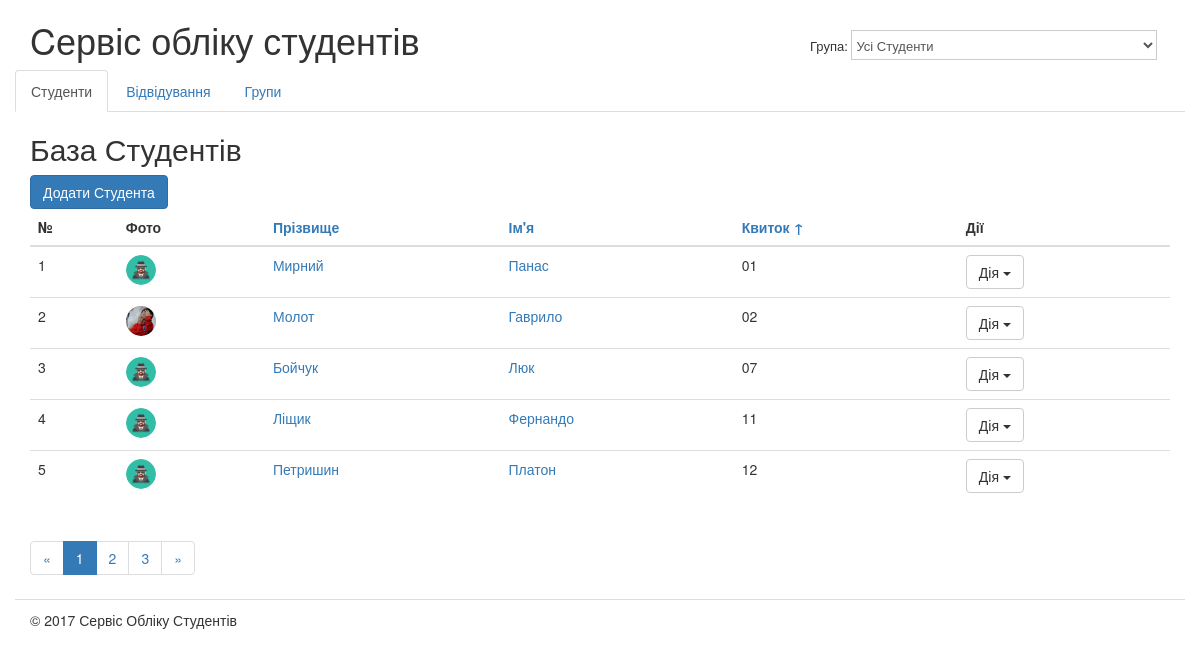
Screenshot of /?order_by=ticket with the database file from the repository.
### studentsdb/students/models.py (models this page shows, shortened)
class Student(models.Model):
    class Meta(object):
        verbose_name = u"Студент"
        verbose_name_plural = u"Студенти"
    first_name = models.CharField(
        max_length=256,
        blank=False,
        verbose_name=u"Ім'я")
    last_name = models.CharField(
        max_length=256,
        blank=False,
        verbose_name=u"Прізвище")
    middle_name = models.CharField(
        max_length=256,
        blank=True,
        verbose_name=u"По - батькові",
        default='')
    student_group = models.ForeignKey('Group',
        verbose_name=u'Група',
        blank=False,
        null=True,
        on_delete=models.PROTECT)
    birthday = models.DateField(
        blank=False,
        verbose_name=u"Дата народження",
        null = True)
    photo = models.ImageField(
        blank=True,
        verbose_name=u"Фото",
        null = True)
    ticket = models.CharField(
        max_length=256,
        blank=False,
        verbose_name=u"Квиток")
    notes = models.TextField(
        blank=True,
        verbose_name=u"Додаткові нотатки")

### studentsdb/students/views.py (the view)
# urls.py: url(r'^$', views.students_list, name='home'),
def students_list(request):
    students = Student.objects.all()
    order_by = request.GET.get('order_by', 'last_name')
    if order_by in ('last_name', 'first_name', 'ticket'):
        students = students.order_by(order_by)
        if request.GET.get('reverse', '') == '1':
            students = students.reverse()
    paginator = Paginator(students, 5)
    page = request.GET.get('page')
    try:
        students = paginator.page(page)
    except PageNotAnInteger:
        students = paginator.page(1)
    except EmptyPage:
        students = paginator.page(paginator.num_pages)
    return render(request, 'students/students_list.html',
                  {'students': students})

### studentsdb/studentsdb/context_processors.py (called while the page is built)
def students_proc(request):
    return {'PORTAL_URL': PORTAL_URL}

### studentsdb/students/templates/students/students_list.html (shortened to what this page needs)
{% extends "students/base.html" %}
{% load static from staticfiles %}
{% block title %}База Студентів{% endblock title %}
{% block content %}
    <a href="{% url "students_add" %}" class="btn btn-primary">Додати Студента</a>
    <table class="table">
        {% with order_by=request.GET.order_by reverse=request.GET.reverse %}
        <thead>
        <tr>
            <th>№</th>
            <th>Фото</th>
            <th>
                <a href="{% url "home" %}?order_by=last_name{% if order_by == 'last_name' and reverse != '1' %}&amp;reverse=1{% endif %}">
                    Прізвище
                </a>
            </th>
            <th>
                <a href="{% url "home" %}?order_by=first_name{% if order_by == 'first_name' and reverse != '1' %}&amp;reverse=1{% endif %}">
                    Ім'я
                </a>
            </th>
            <th>
                <a href="{% url "home" %}?order_by=ticket{% if order_by == 'ticket' and reverse != '1' %}&amp;reverse=1{% endif %}">
                    Квиток
                    {% if order_by == 'ticket' and reverse != '1' %}&uarr;
                        {% elif order_by == 'ticket' and reverse == '1' %}&darr;
                    {% endif %}
                </a>
            </th>
            <th>Дії</th>
        </thead>
        {% endwith %}
        <tbody>
        {% for student in students %}
            <tr>
                <td>{{ forloop.counter }}</td>
                {% if student.photo %}
                    <td><img class="img-circle" src="{{ student.photo.url }}" height="30" width="30"/></td>
                {% else %}
                    <td><img class="img-circle" src="{% static "1.png" %}" height="30" width="30"/></td>
                {% endif %}
                <td><a href="{% url "students_edit" student.id %}">
                    {{ student.last_name }}</a></td>
                <td><a href="{% url "students_edit" student.id %}">
                    {{ student.first_name }}</a></td>
                <td> {{ student.ticket }} </td>
                <td>
                    <div class="dropdown">
                        <button class="btn btn-default dropdown-toggle" type="button"
                                data-toggle="dropdown" aria-haspopup="true" aria-expanded="true">Дія
                            <span class="caret"></span>
                        </button>
                    </div>
                </td>
            </tr>
        {% endfor %}
        </tbody>
    </table>
    {% if students.has_other_pages %}
    {% with order_by=request.GET.order_by reverse=request.GET.reverse %}
    <nav aria-label="Page navigation">
        <ul class="pagination">
            <li>
                <a href="{% url "home" %}?page=1&amp;order_by={{ order_by }}&amp;reverse={{ reverse }}">&laquo;</a>
            </li>
            {% for p in students.paginator.page_range %}
            <li {% if students.number == p %} class="active" {% endif %}>
                <a href="{% url "home" %}?page={{ p }}&amp;order_by={{ order_by }}&amp;reverse={{ reverse }}">{{ p }}</a>
            </li>
            {% endfor %}
            <li>
                <a href="{% url "home" %}?page={{ students.paginator.num_pages }}&amp;order_by={{ order_by }}&amp;reverse={{ reverse }}">&raquo;</a>
            </li>
        </ul>
    </nav>
    {% endwith %}
    {% endif %}
{% endblock content %}

### rows the page displays
Student: last_name "Мирний", first_name "Панас", ticket "01"
Student: photo (picture), last_name "Молот", first_name "Гаврило", ticket "02"
Student: last_name "Бойчук", first_name "Люк", ticket "07"
Student: last_name "Ліщик", first_name "Фернандо", ticket "11"
Student: last_name "Петришин", first_name "Платон", ticket "12"

### other values shown
{{ p }} "1" "2" "3"
